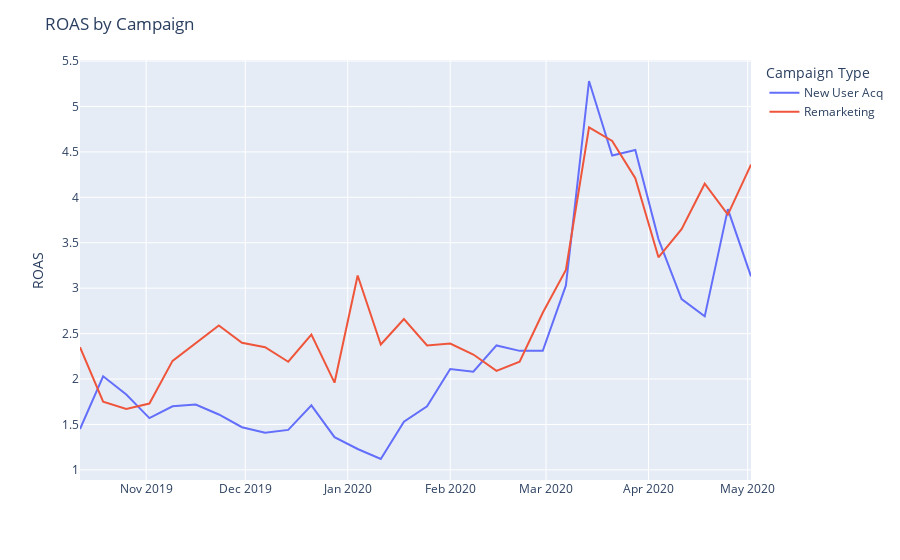

This figure's notebook cell:
### Code cell
fig = px.line(df_nua,x='End Date',y='Total ROAS')
fig.data[-1].name = 'New User Acq'
fig.data[-1].showlegend = True
fig.add_scatter(x=df_rem['End Date'],y=df_rem['Total ROAS'],mode='lines',name='Remarketing')
fig.update_layout(title="ROAS by Campaign",xaxis_title='',yaxis_title="ROAS",legend_title="Campaign Type")
fig.show()

### Figure 1 — Plotly figure (JSON) as saved in the notebook; plotly's stock layout.template omitted (floating-point values rounded to 4 significant figures)
{"data": [{"hovertemplate": "End Date=%{x}<br>Total ROAS=%{y}<extra></extra>", "legendgroup": "", "line": {"color": "#636efa", "dash": "solid"}, "mode": "lines", "name": "New User Acq", "showlegend": true, "type": "scatter", "x": ["2019-10-12T00:00:00", "2019-10-19T00:00:00", "2019-10-26T00:00:00", "2019-11-02T00:00:00", "2019-11-09T00:00:00", "2019-11-16T00:00:00", "2019-11-23T00:00:00", "2019-11-30T00:00:00", "2019-12-07T00:00:00", "2019-12-14T00:00:00", "2019-12-21T00:00:00", "2019-12-28T00:00:00", "2020-01-04T00:00:00", "2020-01-11T00:00:00", "2020-01-18T00:00:00", "2020-01-25T00:00:00", "2020-02-01T00:00:00", "2020-02-08T00:00:00", "2020-02-15T00:00:00", "2020-02-22T00:00:00", "2020-02-29T00:00:00", "2020-03-07T00:00:00", "2020-03-14T00:00:00", "2020-03-21T00:00:00", "2020-03-28T00:00:00", "2020-04-04T00:00:00", "2020-04-11T00:00:00", "2020-04-18T00:00:00", "2020-04-25T00:00:00", "2020-05-02T00:00:00"], "xaxis": "x", "y": [1.45, 2.03, 1.83, 1.57, 1.7, 1.72, 1.61, 1.47, 1.41, 1.44, 1.71, 1.36, 1.23, 1.12, 1.53, 1.7, 2.11, 2.08, 2.37, 2.31, 2.31, 3.03, 5.28, 4.46, 4.52, 3.54, 2.88, 2.69, 3.87, 3.13], "yaxis": "y"}, {"mode": "lines", "name": "Remarketing", "type": "scatter", "x": ["2019-10-12T00:00:00", "2019-10-19T00:00:00", "2019-10-26T00:00:00", "2019-11-02T00:00:00", "2019-11-09T00:00:00", "2019-11-16T00:00:00", "2019-11-23T00:00:00", "2019-11-30T00:00:00", "2019-12-07T00:00:00", "2019-12-14T00:00:00", "2019-12-21T00:00:00", "2019-12-28T00:00:00", "2020-01-04T00:00:00", "2020-01-11T00:00:00", "2020-01-18T00:00:00", "2020-01-25T00:00:00", "2020-02-01T00:00:00", "2020-02-08T00:00:00", "2020-02-15T00:00:00", "2020-02-22T00:00:00", "2020-02-29T00:00:00", "2020-03-07T00:00:00", "2020-03-14T00:00:00", "2020-03-21T00:00:00", "2020-03-28T00:00:00", "2020-04-04T00:00:00", "2020-04-11T00:00:00", "2020-04-18T00:00:00", "2020-04-25T00:00:00", "2020-05-02T00:00:00", null], "y": [2.35, 1.75, 1.67, 1.73, 2.2, 2.39, 2.59, 2.4, 2.35, 2.19, 2.49, 1.96, 3.14, 2.38, 2.66, 2.37, 2.39, 2.27, 2.09, 2.19, 2.73, 3.2, 4.77, 4.62, 4.21, 3.34, 3.65, 4.15, 3.81, 4.36, null]}], "layout": {"legend": {"title": {"text": "Campaign Type"}, "tracegroupgap": 0}, "margin": {"t": 60}, "title": {"text": "ROAS by Campaign"}, "xaxis": {"anchor": "y", "domain": [0, 1], "title": {"text": ""}}, "yaxis": {"anchor": "x", "domain": [0, 1], "title": {"text": "ROAS"}}}}
